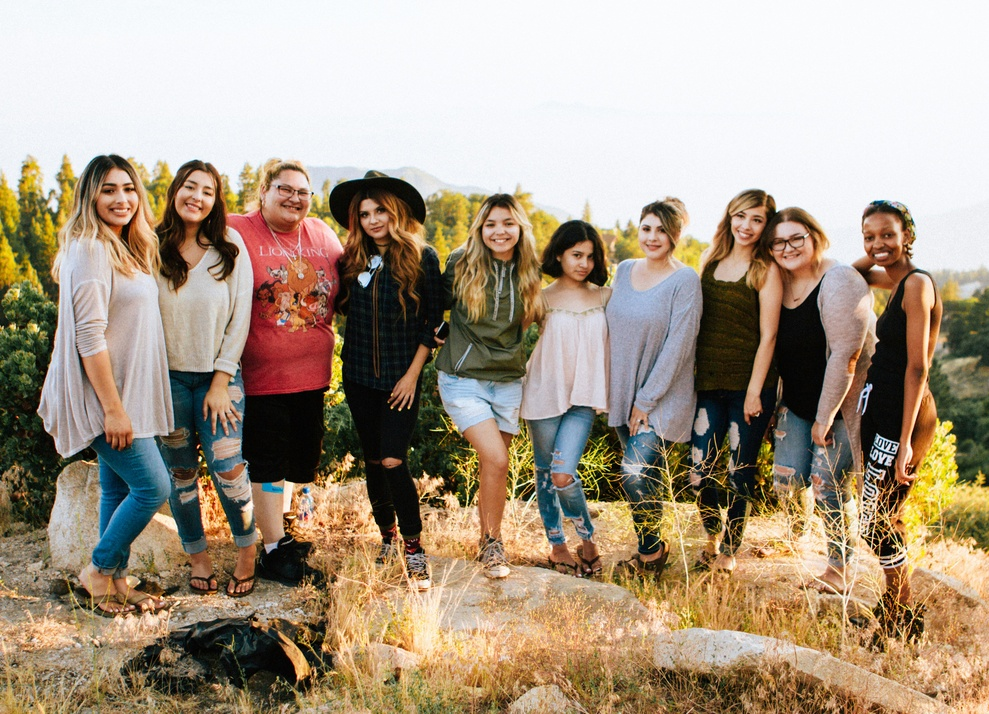
#> input picture open_cv/images /group.jpg, 989 x 714 px, shrunk from 4787 x 3456 before the run, found by its file name
$ python face_detect.py
#> lines starting #> are read from the running program, lines starting #| are printed output that depends on the picture; after the words box and inside, x2 and y2 are one past the last pixel; in counts of white or black regions, pixels touching at a corner belong together
import cv2 as cv

img = cv.imread('/Users/syedrihaanshah/Python-Modules-/open_cv/images /group.jpg')
#> img is the input picture: shape (714, 989, 3); mean B, G, R 133.4, 152.9, 168.8
cv.imshow('faces', img)

gray = cv.cvtColor(img, cv.COLOR_BGR2GRAY)
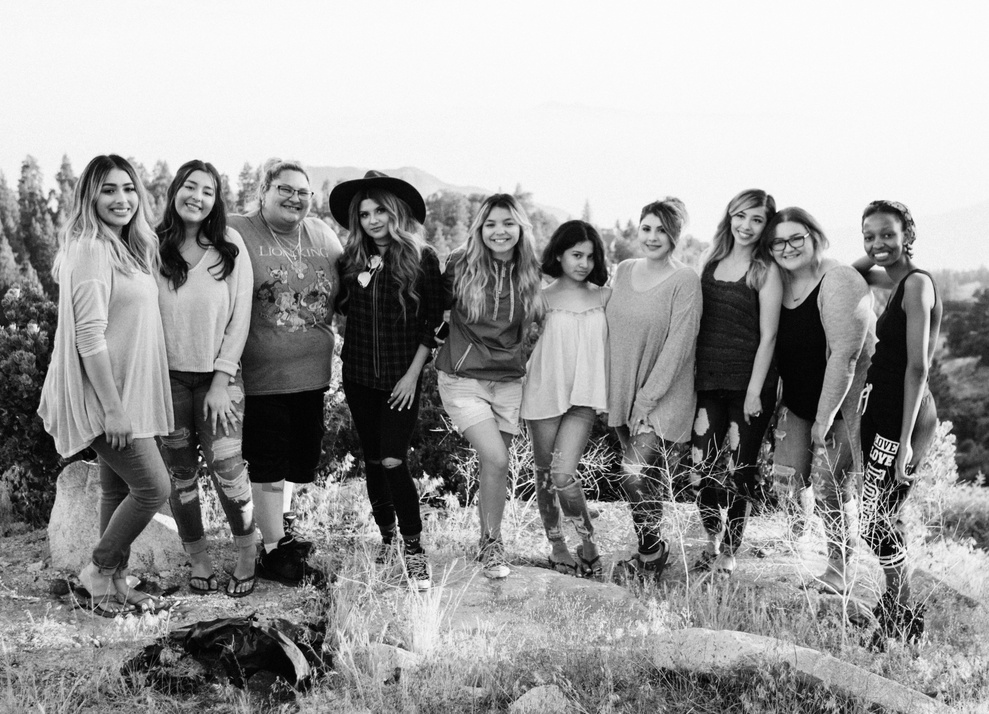
#> gray: shape (714, 989); min 0, max 254, mean 155.4
cv.imshow('Gray', gray)

haar_cascade = cv.CascadeClassifier('/Users/syedrihaanshah/Python-Modules-/open_cv/Faces/haar_face.xml')

faces_rect = haar_cascade.detectMultiScale(gray, scaleFactor=1.2, minNeighbors=10)
#> faces_rect = [[630, 211, 47, 47], [477, 205, 47, 47], [765, 222, 49, 49], [89, 167, 58, 58], [173, 169, 52, 52]]

print(f'number of faces found = {len(faces_rect)}')
#| number of faces found = 5

for (x,y,w,h) in faces_rect:
    cv.rectangle(img, (x,y), (x+w, y+h), (0,255,0), thickness=6)
#> this loop made 5 passes
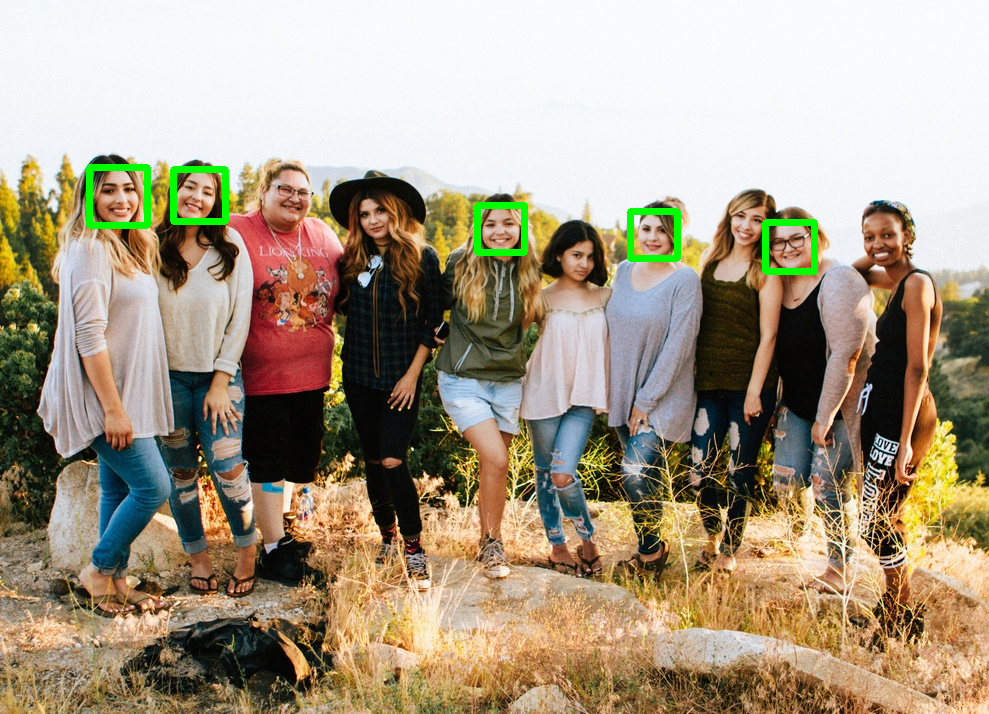
#> img: shape (714, 989, 3); 0.99% of pixels changed, all inside (x1, y1, x2, y2) = (86, 164, 818, 275)

cv.imshow('Detected', img)

cv.waitKey(0)
'''
scale facotr = the image is repeatedly shrunk to detect faces of different sizes.
1.05 - > very detailed(slow but accurate)
1.1 - > balanced
1.3 -> fast but misses
smaller scale factor = more zoom levels = better detection
minNeighbors = a detection is accepted only if multiple nearby rectangles agree
'''

$ run again, with open_cv/images /cat1.jpg copied over open_cv/images /group.jpg
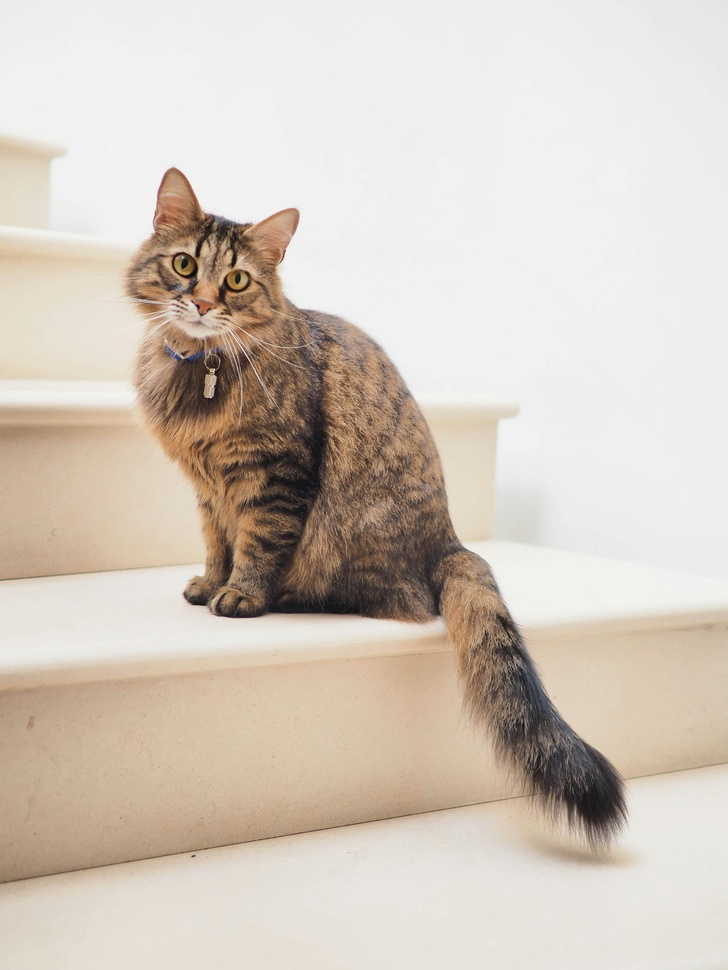
#> input picture open_cv/images /cat1.jpg, 728 x 970 px, shrunk from 3374 x 4498 before the run, found by its file name
#> img is the input picture: shape (970, 728, 3); mean B, G, R 190.1, 200.8, 211.2
#> `gray = cv.cvtColor(img, cv.COLOR_BGR2GRAY)`:
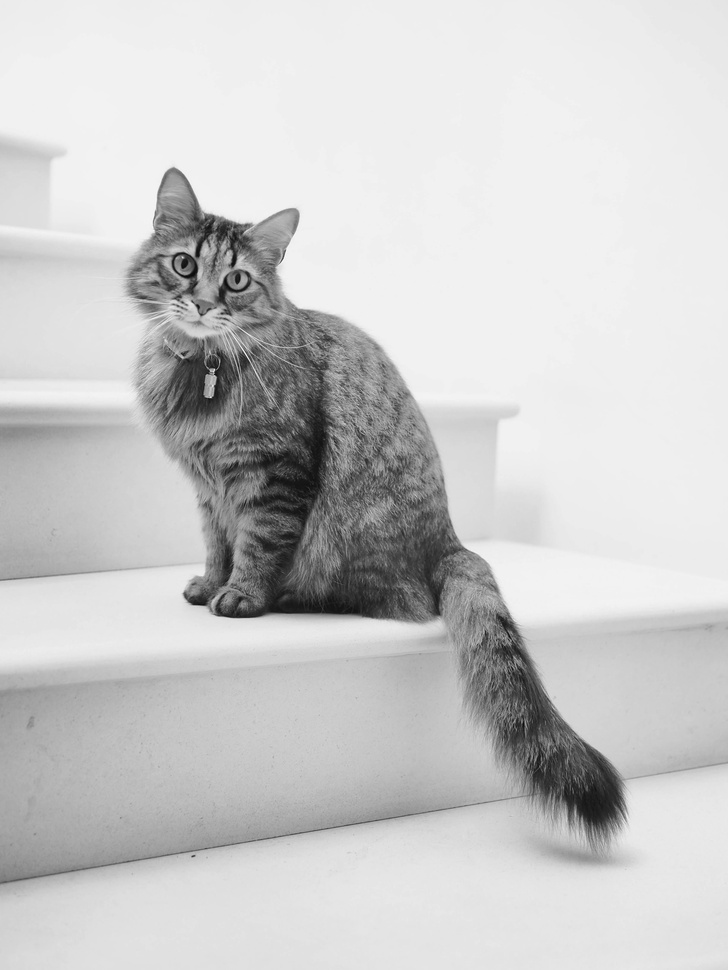
#> gray: shape (970, 728); min 8, max 251, mean 202.7
#> faces_rect = ()
#| number of faces found = 0
